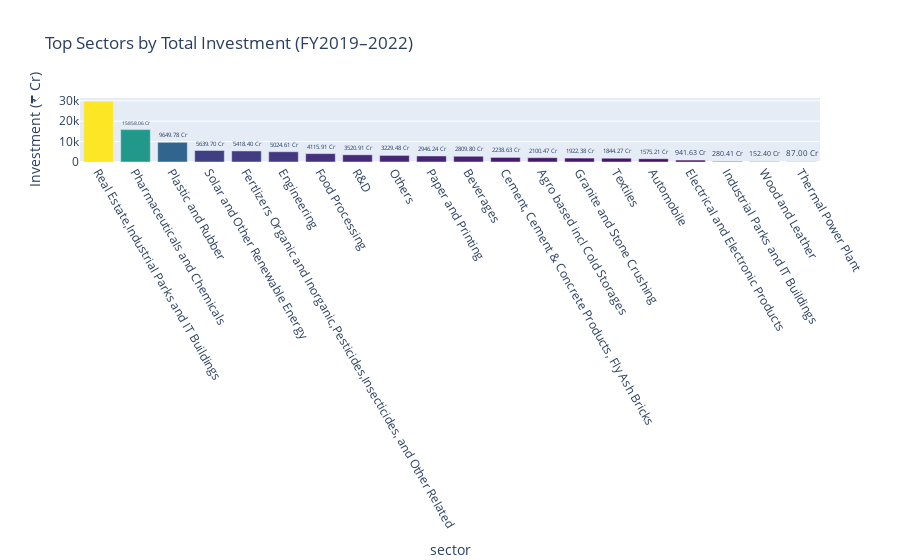

The notebook cell saved with this chart:
### Code cell
fig = px.bar(
    ipass_invest,
    x='sector',
    y='investment in cr',
    text='investment in cr',
    color='investment in cr',  # color by value instead of sector
    color_continuous_scale='viridis',
    title='Top Sectors by Total Investment (FY2019–2022)',
    labels={'investment in cr': 'Investment (₹ Cr)', 'district': 'District'}
)

fig.update_layout(
    xaxis_tickangle=60,
    height=800,
    coloraxis_showscale=False
)

fig.update_traces(texttemplate='%{text:.2f} Cr', textposition='outside')
fig.show()

### Figure 1 — Plotly figure (JSON) as saved in the notebook; plotly's stock layout.template omitted (floating-point values rounded to 4 significant figures)
{"data": [{"alignmentgroup": "True", "hovertemplate": "sector=%{x}<br>Investment (₹ Cr)=%{marker.color}<extra></extra>", "legendgroup": "", "marker": {"color": [29780.0, 15860.0, 9650.0, 5640.0, 5418.0, 5025.0, 4116.0, 3521.0, 3229.0, 2946.0, 2810.0, 2239.0, 2100.0, 1922.0, 1844.0, 1575.0, 941.6, 280.4, 152.4, 87], "coloraxis": "coloraxis", "pattern": {"shape": ""}}, "name": "", "offsetgroup": "", "orientation": "v", "showlegend": false, "text": [29780.0, 15860.0, 9650.0, 5640.0, 5418.0, 5025.0, 4116.0, 3521.0, 3229.0, 2946.0, 2810.0, 2239.0, 2100.0, 1922.0, 1844.0, 1575.0, 941.6, 280.4, 152.4, 87], "textposition": "outside", "texttemplate": "%{text:.2f} Cr", "type": "bar", "x": ["Real Estate,Industrial Parks and IT Buildings", "Pharmaceuticals and Chemicals", "Plastic and Rubber", "Solar and Other Renewable Energy", "Fertlizers Organic and Inorganic,Pesticides,Insecticides, and Other Related", "Engineering", "Food Processing", "R&D", "Others", "Paper and Printing", "Beverages", "Cement, Cement & Concrete Products, Fly Ash Bricks", "Agro based incl Cold Storages", "Granite and Stone Crushing", "Textiles", "Automobile", "Electrical and Electronic Products", "Industrial Parks and IT Buildings", "Wood and Leather", "Thermal Power Plant"], "xaxis": "x", "y": [29780.0, 15860.0, 9650.0, 5640.0, 5418.0, 5025.0, 4116.0, 3521.0, 3229.0, 2946.0, 2810.0, 2239.0, 2100.0, 1922.0, 1844.0, 1575.0, 941.6, 280.4, 152.4, 87], "yaxis": "y"}], "layout": {"autosize": true, "barmode": "relative", "coloraxis": {"colorbar": {"title": {"text": "Investment (₹ Cr)"}}, "colorscale": [[0, "#440154"], [0.1111, "#482878"], [0.2222, "#3e4989"], [0.3333, "#31688e"], [0.4444, "#26828e"], [0.5556, "#1f9e89"], [0.6667, "#35b779"], [0.7778, "#6ece58"], [0.8889, "#b5de2b"], [1, "#fde725"]], "showscale": false}, "legend": {"tracegroupgap": 0}, "title": {"text": "Top Sectors by Total Investment (FY2019–2022)"}, "xaxis": {"anchor": "y", "autorange": true, "domain": [0, 1], "range": [-0.5, 19.5], "tickangle": 60, "title": {"text": "sector"}, "type": "category"}, "yaxis": {"anchor": "x", "autorange": true, "domain": [0, 1], "range": [0, 31350.0], "title": {"text": "Investment (₹ Cr)"}, "type": "linear"}}}
